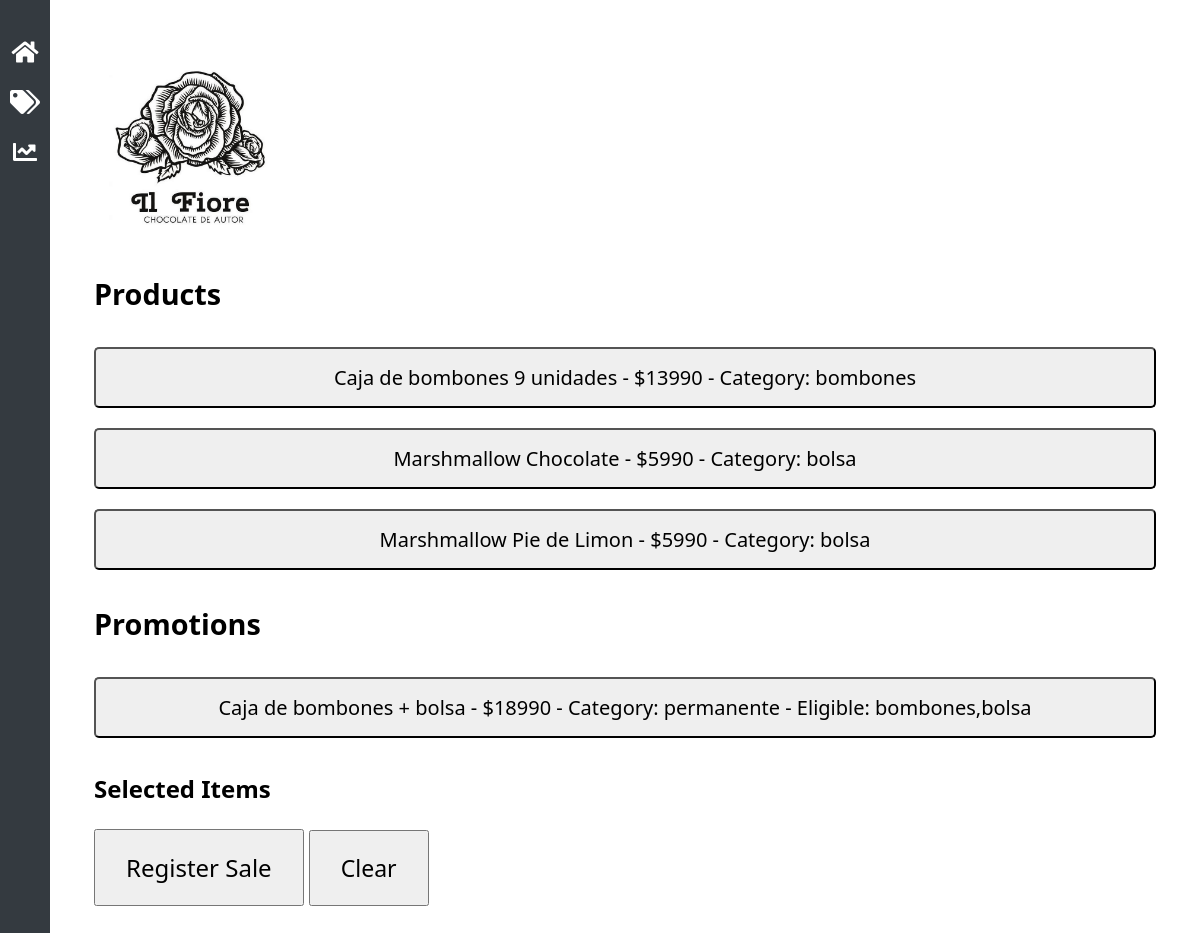
The app's page /sales with its own data.
### Websv.py (models this page shows)
class Product(db.Model):
    id = db.Column(db.Integer, primary_key=True)
    name = db.Column(db.String(100), nullable=False)
    price = db.Column(db.Integer, nullable=False)
    product_category = db.Column(db.String(100), nullable=True)

class Promotion(db.Model):
    id = db.Column(db.Integer, primary_key=True)
    name = db.Column(db.String(100), nullable=False)
    price = db.Column(db.Integer, nullable=False)
    promotion_category = db.Column(db.String(100), nullable=True)
    eligible_category = db.Column(db.String(100), nullable=True)  # New field replacing constant_product_id and selectable_group_ids
    selectable_quantities = db.Column(db.String(100), nullable=False)  # Comma-separated string of quantities for IDs

### Websv.py (the view)
@app.route('/sales', methods=['GET', 'POST'])
def sales():
    if request.method == 'POST':
        return handle_post_request()
    else:  # Assuming GET request
        return show_sales_page()

### Websv.py (called while the page is built)
def promotion_to_dict(promotion):
    return {
        'id': promotion.id,
        'name': promotion.name,
        'price': promotion.price,
        'promotion_category': promotion.promotion_category,
        'eligible_category': promotion.eligible_category,
        'selectable_quantities': promotion.selectable_quantities
    }

def show_sales_page():
    products = Product.query.all()
    promotions = Promotion.query.all()
    promotion_dicts = [promotion_to_dict(promo) for promo in promotions]
    return render_template('sales.html', products=products, promotions=promotion_dicts)

### templates/sales.html (shortened to what this page needs)
<!DOCTYPE html>
<html lang="en">
<head>
    <link rel="stylesheet" href="static/modern-ui-style.css">
    <link rel="stylesheet" href="https://cdnjs.cloudflare.com/ajax/libs/font-awesome/5.15.1/css/all.min.css">
</head>
<body>
    <div id="sidebar">
        <ul class="nav flex-column">
            <li class="nav-item">
                <a class="nav-link active" href="/sales">
                    <i class="fas fa-home nav-icon"></i>
                </a>
            </li>
            <li class="nav-item">
                <a class="nav-link" href="/products">
                    <i class="fas fa-tags nav-icon"></i>
                </a>
            </li>
            <li class="nav-item">
                <a class="nav-link" href="/sales-record">
                    <i class="fas fa-chart-line nav-icon"></i>
                </a>
            </li>
        </ul>
    </div>
    <div class="content">
        <div class="container-fluid modern-ui-container">
        <div class="row">
            <div class="col-md-4 logo-container">
                <img src="static/logo.png" alt="Company Logo" class="logo">
            </div>
           <div id="products-section" class="col-md-8">
            <h2>Products</h2>
            <div id="product-buttons" class="d-flex flex-wrap">
                {% for product in products %}
                {% if product.price %}
                <button type="button" class="btn btn-primary product-button" data-product-id="{{ product.id }}">
                    {{ product.name }} - ${{ product.price }} - Category: {{ product.product_category }}
                </button>
                {% endif %}
                {% endfor %}
            </div>
        </div>
        <div id="promotions-section" class="col-md-8">
            <h2>Promotions</h2>
            <div id="promotion-buttons" class="d-flex flex-wrap">
                {% for promo in promotions %}
                {% if promo.name %}
                <button type="button" class="btn btn-primary promo-button" data-promo-id="{{ promo.id }}">
                    {{ promo.name }} - ${{ promo.price }} - Category: {{ promo.promotion_category }} - Eligible: {{ promo.eligible_category }}
                </button>
                {% endif %}
                {% endfor %}
            </div>
        </div>
            </div>
            <div id="temporary-list" class="temporary-list">
            <h3 class="selected-items-title">Selected Items</h3>
            <button id="register-sale" class="btn register-sale-btn">Register Sale</button>
            <button id="clear-sales" class="btn clear-sale-btn">Clear</button>
            </div>
            </div>
            </div>
</body>
</html>

### static/modern-ui-style.css (style rules this page uses)
body, h1, h3, button, input { font-family: 'Segoe UI', 'Helvetica Neue', sans-serif; font-size: larger; }
.container-fluid, .list-group-item { padding: 20px; }
.logo-container .logo { max-width: 200px; }
#product-buttons .product-button, .promo-button { width: 100%; margin: 10px 0; padding: 15px 0; border-radius: 5px; font-size: 1.25rem; }
#temporary-list .selected-items-title, .register-sale-btn { font-size: 1.5rem; }
.register-sale-btn { padding: 20px 30px; }
.clear-sale-btn { padding: 20px 30px; }
#sidebar { position: fixed; top: 0; left: 0; bottom: 0; width: 50px; background-color: #343a40; padding: 0.5rem 0; display: flex; flex-direction: column; align-items: center; }
#sidebar ul { list-style: none; padding: 0; width: 100%; }
#sidebar .nav-item { width: 100%; }
#sidebar .nav-link { color: #ffffff; display: flex; justify-content: center; align-items: center; height: 50px; text-decoration: none; }
#sidebar .nav-icon { font-size: 1.5rem; }
.content { margin-left: 50px; padding: 1rem; }

### records on screen
Product: name "Caja de bombones 9 unidades", price "13990", product_category "bombones"
Product: name "Marshmallow Chocolate", price "5990", product_category "bolsa"
Product: name "Marshmallow Pie de Limon", price "5990", product_category "bolsa"
Promotion: name "Caja de bombones + bolsa", price "18990", promotion_category "permanente", eligible_category "bombones,bolsa"
